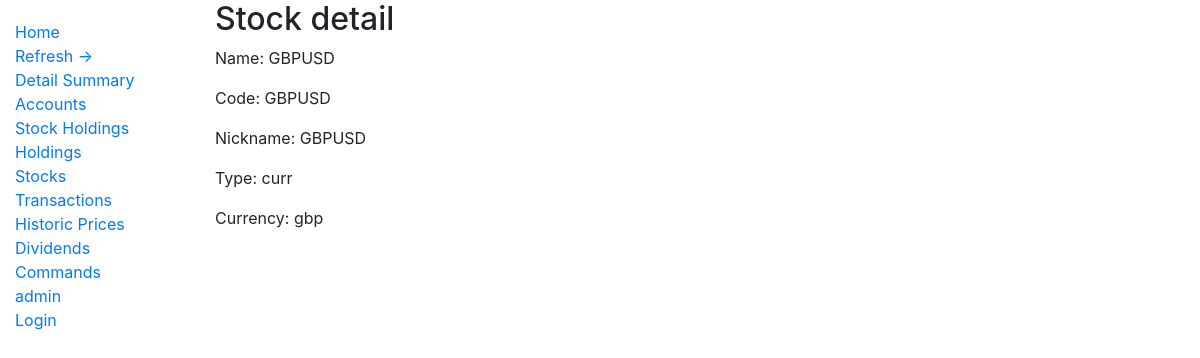
Screenshot of /stock/2 with the database file from the repository.
### portfolio/models.py (models this page shows, shortened)
class Stock(models.Model):
    name = models.CharField(max_length=50)
    code = models.CharField(max_length=20)
    yahoo_code = models.CharField(max_length=20, null=True)
    nickname = models.CharField(max_length=40)
    CURRENCY_TYPE = (
        ('gbp', 'GBP'),
        ('gbx', 'GBX'),
        ('usd', 'USD'),
    )
    currency = models.CharField(max_length=6, choices=CURRENCY_TYPE, default='equity')
    STOCK_TYPE = (
        ('fund', 'FUND'),
        ('equity', 'EQUITY'),
        ('etfs', 'ETFS'),
        ('curr','CURR'),
    )
    stock_type = models.CharField(max_length=6, choices=STOCK_TYPE, default='equity')
    STOCK_REGION = (
        ('world', 'WORLD'),
        ('us', 'US'),
        ('uk', 'UK'),
        ('europe', 'EUROPE'),
    )
    stock_region = models.CharField(max_length=6, choices=STOCK_REGION, default='world')
    SCRAPER_SOURCE = (
        ('ft', 'ft'),
        ('yahoo', 'yahoo'),
    )
    scraper_source = models.CharField(max_length=5, choices=SCRAPER_SOURCE, default='ft')
    active = models.BooleanField(default=True)
    current_price = models.DecimalField(max_digits=7, decimal_places=4)
    price_updated = models.DateTimeField(null=True)
    perf_5y = models.DecimalField(max_digits=7, decimal_places=2, null=True)
    perf_3y = models.DecimalField(max_digits=7, decimal_places=2, null=True)
    perf_1y = models.DecimalField(max_digits=7, decimal_places=2, null=True)
    perf_6m = models.DecimalField(max_digits=7, decimal_places=2, null=True)
    perf_3m = models.DecimalField(max_digits=7, decimal_places=2, null=True)
    perf_1m = models.DecimalField(max_digits=7, decimal_places=2, null=True)
    class Meta:
        ordering = ['name']

### portfolio/views.py (the view)
# urls.py: path('stock/<int:pk>', views.StockDetailView.as_view(), name='stock_detail'),
class StockDetailView(DetailView):
    model = Stock
    template_name = 'portfolio/stock_detail.html'

### portfolio/templates/portfolio/stock_detail.html
{% extends 'portfolio/base.html' %}
{% block content %}
        <h2>Stock detail</h2>
        <p>Name: {{object.name}}</p>
        <p>Code: {{object.code}}</p>
        <p>Nickname: {{object.nickname}}</p>
        <p>Type: {{object.stock_type}}</p>
        <p>Currency: {{object.currency}}</p>
{% endblock %}

### rows the page displays
Stock: name "GBPUSD", code "GBPUSD", nickname "GBPUSD", stock_type "curr", currency "gbp"
